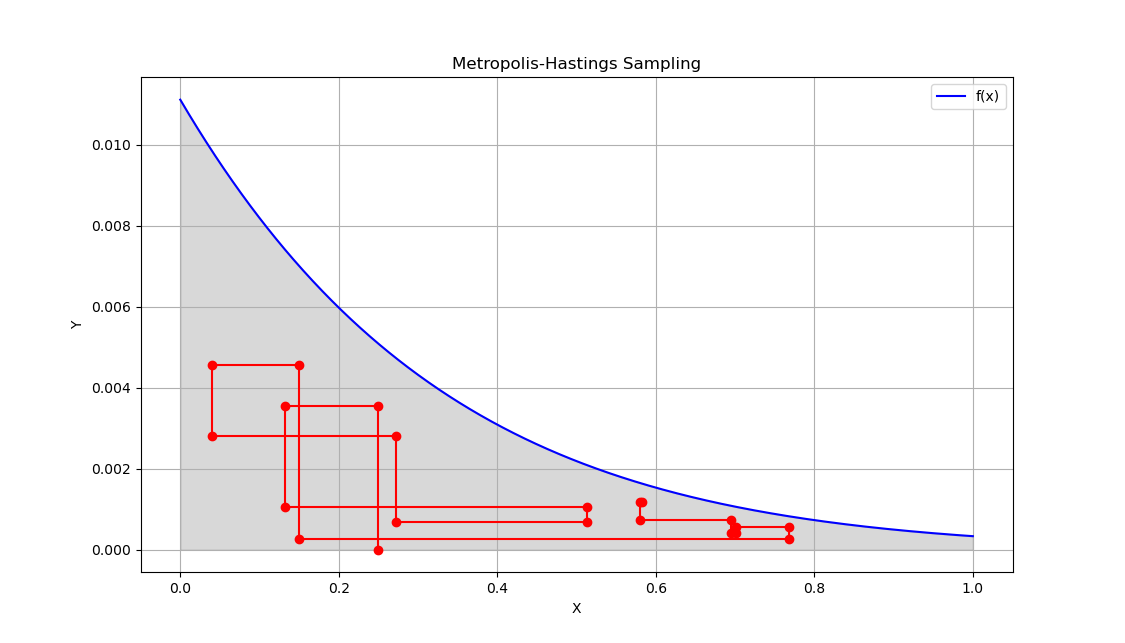

Here is the Python script that generated this plot:
"""Monte Carlo Statistical Methods Fig8.2"""
import numpy as np
import matplotlib.pyplot as plt

x = 0.25
X_values = [x]
n = 10
p_values = [(x, 0)]  # Initial point (x, u), where u = 0

def f(x):
    return np.exp(- (x + 3) ** 2 / 2)

# Iterating to generate points using the Metropolis-Hastings algorithm
for i in range(n):
    U = np.random.rand()
    u = U * f(x)  # Generating a proposal u
    p_values.append((x, u))  # Appending the proposed point (x, u)
    A = min(1, -3 + np.sqrt(-2 * np.log(u)))  # Acceptance probability
    U2 = np.random.rand()
    x = U2 * A  # Generating the next point based on acceptance probability
    X_values.append(x)
    p_values.append((x, u))  # Appending the accepted point (x, u)

x_f = np.linspace(0, 1, 1000)  # Generating 1000 uniformly distributed x values between 0 and 1
y_f = f(x_f)  # Calculating corresponding y values
x_values, y_values = zip(*p_values)

# Plotting using matplotlib with adjusted colors
plt.figure()  # Creating a new figure

plt.plot(x_f, y_f, label='f(x)', color='blue')  # Plotting f(x) with green color
plt.fill_between(x_f, y_f, color='gray', alpha=0.3)  # Shading area below the curve
plt.plot(x_values, y_values, marker='o', color='red')  # Plotting the points with blue color
plt.legend()
plt.xlabel('X')  # Setting x-axis label
plt.ylabel('Y')  # Setting y-axis label
plt.title('Metropolis-Hastings Sampling')  # Setting the title
plt.grid(True)  # Showing grid
plt.show()  # Displaying the plot
